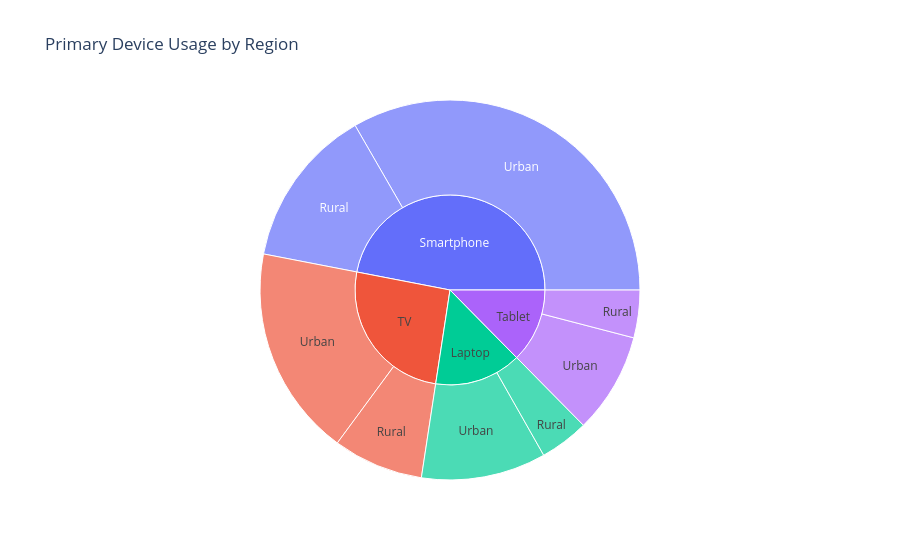

The notebook cell saved with this chart:
### Code cell
# To analysis  which primary devices have the highest usage across urban and rural regions.
primary_device_region=df.groupby(['Primary_Device','Urban_or_Rural']).size().reset_index(name="Count")
fig=px.sunburst(primary_device_region,path=['Primary_Device','Urban_or_Rural'],
                values='Count',
               title='Primary Device Usage by Region')
fig.show()

### Figure 1 — Plotly figure (JSON) as saved in the notebook; plotly's stock layout.template omitted (floating-point values rounded to 4 significant figures)
{"data": [{"branchvalues": "total", "domain": {"x": [0, 1], "y": [0, 1]}, "hovertemplate": "labels=%{label}<br>Count=%{value}<br>parent=%{parent}<br>id=%{id}<extra></extra>", "ids": ["Laptop/Rural", "Smartphone/Rural", "TV/Rural", "Tablet/Rural", "Laptop/Urban", "Smartphone/Urban", "TV/Urban", "Tablet/Urban", "Laptop", "Smartphone", "TV", "Tablet"], "labels": ["Rural", "Rural", "Rural", "Rural", "Urban", "Urban", "Urban", "Urban", "Laptop", "Smartphone", "TV", "Tablet"], "name": "", "parents": ["Laptop", "Smartphone", "TV", "Tablet", "Laptop", "Smartphone", "TV", "Tablet", "", "", "", ""], "type": "sunburst", "values": [404, 1318, 744, 392, 1027, 3222, 1734, 827, 1431, 4540, 2478, 1219]}], "layout": {"autosize": true, "legend": {"tracegroupgap": 0}, "title": {"text": "Primary Device Usage by Region"}}}
